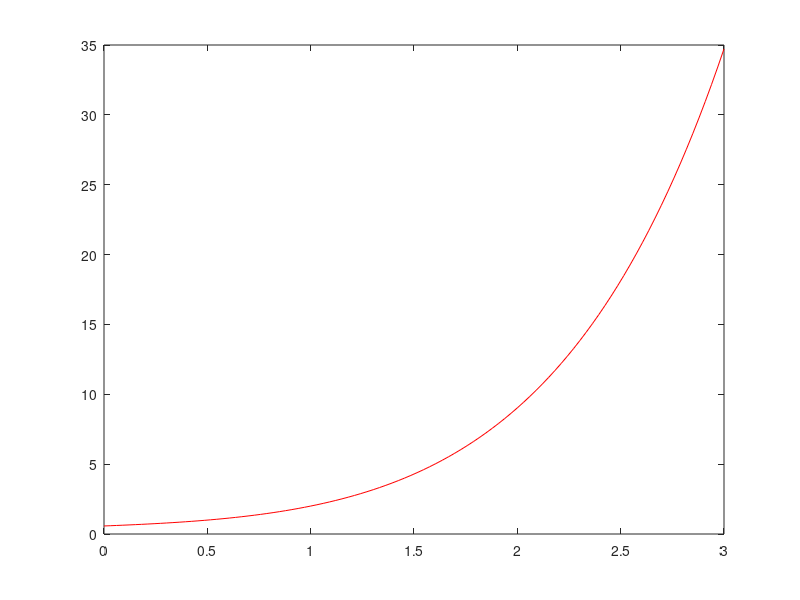

Write the MATLAB code that produced this figure. (Note: this script raises an error after producing the figure.)
clear;
%intialize vairiable that will be used later
f = inline('t^2+y','t','y');
t0 = 1;
y0 = 2;
T =3;


%plots exact solution to the ODE
texact = linspace(0,3,100);
yexact = -texact.^2-2.*texact-2+(7/exp(1)).*exp(texact);
plot(texact,yexact,'r-');
hold on;
pause;

%display header
disp('    delt,     n,        y(T),      error');
%runs the euler script for multiple delta t values.
for delT = 1./2.^[0:8]
    [t,y] = euler(f,t0,y0,T,delT);
    %display elements
    string=[delT,(T-t0)/delT, y, abs(y-yexact(100))];
    disp(string);
    pause;
end
